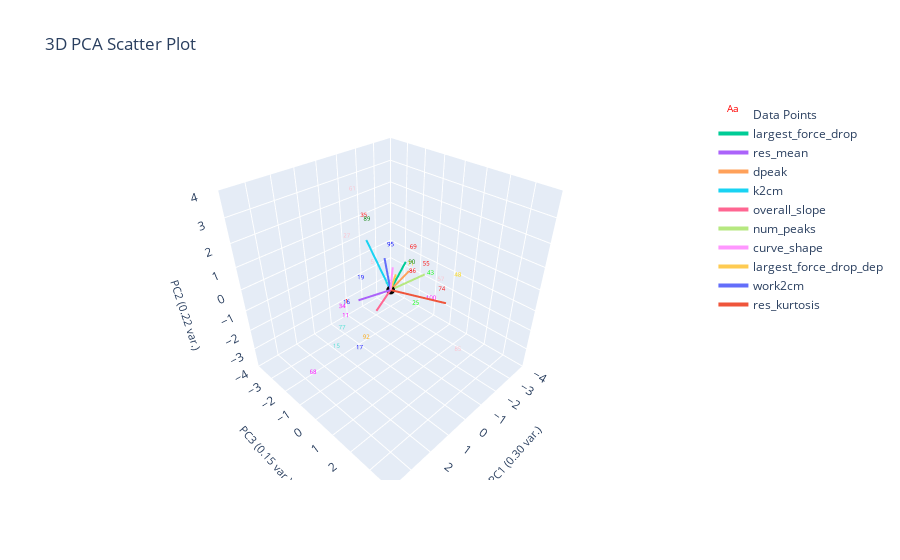

The notebook cell saved with this chart:
### Markdown cell above
# Plot Labeled Data Only

### Code cell
plotting.plot_pca(marions_labeled_data, 
                  marions_labeled_data[f'{ylabel_name}_nums'], 
                  3, 
                  graph_title=f'',
                  ylabel_name=ylabel_name,)

### Figure 1 — Plotly figure (JSON) as saved in the notebook; plotly's stock layout.template omitted (floating-point values rounded to 4 significant figures)
{"data": [{"mode": "text", "name": "Data Points", "text": ["1", "5", "11", "15", "16", "17", "19", "25", "27", "34", "35", "43", "48", "55", "57", "60", "61", "64", "68", "69", "71", "74", "77", "85", "86", "89", "90", "92", "95", "100"], "textfont": {"color": ["red", "pink", "magenta", "turquoise", "blue", "blue", "blue", "lime", "pink", "magenta", "red", "lime", "gold", "red", "pink", "turquoise", "pink", "blue", "magenta", "red", "gold", "red", "turquoise", "pink", "red", "green", "green", "orange", "blue", "magenta"], "size": 6}, "type": "scatter3d", "x": [2.399, -0.03396, 2.78, 2.779, 2.473, 1.635, 0.2116, -1.435, 0.2358, 2.243, -1.233, -1.49, -2.566, -1.373, -2.428, 0.1864, 0.221, 0.08109, 3.93, -2.172, -2.508, -2.624, 2.367, -1.179, -1.876, 0.5891, -1.053, 1.276, -0.2461, -1.191], "y": [0.2888, -1.03, 0.67, 0.02975, 0.4026, -0.05637, -1.466, 0.05314, -2.156, -0.1583, -2.789, 0.6902, 1.22, 0.5547, 0.5045, 0.08358, -1.721, 4.317, 0.09208, -0.8478, -1.29, 0.45, -0.102, 2.555, -0.5805, -0.5606, 0.1007, -0.0573, -0.248, 1.051], "z": [0.5503, 0.4185, 0.3849, -1.418, 0.6212, -2.302, -0.3981, -1.747, 1.238, 0.003321, 1.359, 0.04316, -0.3157, 0.4568, -0.8138, 0.1263, 3.312, 4.692, -1.847, 0.2709, -0.9107, -1.435, -0.8696, -2.521, -0.657, 2.675, 0.468, -1.996, 1.441, -0.8278]}, {"marker": {"color": "black", "size": 3}, "mode": "markers", "name": "Origin", "showlegend": false, "type": "scatter3d", "x": [0], "y": [0], "z": [0]}, {"line": {"width": 4}, "mode": "lines+text", "name": "largest_force_drop", "textposition": "top center", "type": "scatter3d", "x": [0, -1.353], "y": [0, -0.5018], "z": [0, 0.4387]}, {"line": {"width": 4}, "mode": "lines+text", "name": "res_mean", "textposition": "top center", "type": "scatter3d", "x": [0, 1.597], "y": [0, -0.001504], "z": [0, 0.3524]}, {"line": {"width": 4}, "mode": "lines+text", "name": "dpeak", "textposition": "top center", "type": "scatter3d", "x": [0, -1.032], "y": [0, -0.01653], "z": [0, 0.3731]}, {"line": {"width": 4}, "mode": "lines+text", "name": "k2cm", "textposition": "top center", "type": "scatter3d", "x": [0, -0.3808], "y": [0, -1.705], "z": [0, 1.324]}, {"line": {"width": 4}, "mode": "lines+text", "name": "overall_slope", "textposition": "top center", "type": "scatter3d", "x": [0, 0.7668], "y": [0, 0.02144], "z": [0, -0.5642]}, {"line": {"width": 4}, "mode": "lines+text", "name": "num_peaks", "textposition": "top center", "type": "scatter3d", "x": [0, -1.341], "y": [0, 0.517], "z": [0, 0.3207]}, {"line": {"width": 4}, "mode": "lines+text", "name": "curve_shape", "textposition": "top center", "type": "scatter3d", "x": [0, 0.7092], "y": [0, 0.8145], "z": [0, 1.701]}, {"line": {"width": 4}, "mode": "lines+text", "name": "largest_force_drop_dep", "textposition": "top center", "type": "scatter3d", "x": [0, 0.1223], "y": [0, 0.391], "z": [0, 0.9418]}, {"line": {"width": 4}, "mode": "lines+text", "name": "work2cm", "textposition": "top center", "type": "scatter3d", "x": [0, 0.3694], "y": [0, 0.07133], "z": [0, 1.595]}, {"line": {"width": 4}, "mode": "lines+text", "name": "res_kurtosis", "textposition": "top center", "type": "scatter3d", "x": [0, -0.6045], "y": [0, 2.18], "z": [0, 0.2119]}], "layout": {"autosize": true, "scene": {"aspectmode": "cube", "xaxis": {"range": [-4, 4], "title": {"font": {"size": 11}, "text": "PC1 (0.30 var.)"}}, "yaxis": {"range": [-4, 4], "title": {"font": {"size": 11}, "text": "PC3 (0.15 var.)"}}, "zaxis": {"range": [-4, 4], "title": {"font": {"size": 11}, "text": "PC2 (0.22 var.)"}}}, "title": {"text": "3D PCA Scatter Plot"}}}
